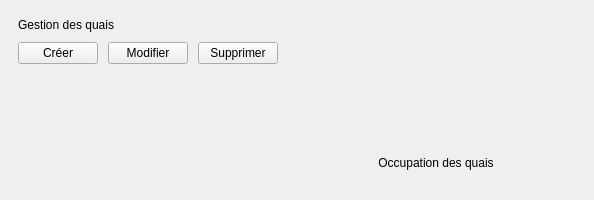
         <widget class="QFrame" name="actionsCard">
          <property name="minimumSize"><size><width>0</width><height>170</height></size></property>
          <property name="frameShape"><enum>QFrame::NoFrame</enum></property>
          <layout class="QHBoxLayout" name="actionsCardLayout" stretch="1,0">
           <property name="spacing"><number>18</number></property>
           <property name="leftMargin"><number>18</number></property>
           <property name="topMargin"><number>18</number></property>
           <property name="rightMargin"><number>18</number></property>
           <property name="bottomMargin"><number>18</number></property>
           <item>
            <layout class="QVBoxLayout" name="actionsLeftCol" stretch="0,0,1">
             <property name="spacing"><number>10</number></property>
             <item>
              <widget class="QLabel" name="sectionTitle">
               <property name="text"><string>Gestion des quais</string></property>
              </widget>
             </item>
             <item>
              <layout class="QHBoxLayout" name="btnRow">
               <property name="spacing"><number>10</number></property>
               <item>
                <widget class="QPushButton" name="btnCreate">
                 <property name="text"><string>Créer</string></property>
                 <property name="cursor"><cursorShape>PointingHandCursor</cursorShape></property>
                </widget>
               </item>
               <item>
                <widget class="QPushButton" name="btnUpdate">
                 <property name="text"><string>Modifier</string></property>
                 <property name="cursor"><cursorShape>PointingHandCursor</cursorShape></property>
                </widget>
               </item>
               <item>
                <widget class="QPushButton" name="btnDelete">
                 <property name="text"><string>Supprimer</string></property>
                 <property name="cursor"><cursorShape>PointingHandCursor</cursorShape></property>
                </widget>
               </item>
               <item>
                <spacer name="btnRowSpacer">
                 <property name="orientation"><enum>Qt::Horizontal</enum></property>
                 <property name="sizeHint" stdset="0"><size><width>0</width><height>0</height></size></property>
                </spacer>
               </item>
              </layout>
             </item>
             <item>
              <spacer name="actionsLeftStretch">
               <property name="orientation"><enum>Qt::Vertical</enum></property>
               <property name="sizeHint" stdset="0"><size><width>0</width><height>0</height></size></property>
              </spacer>
             </item>
            </layout>
           </item>
           <item>
            <widget class="QFrame" name="mapBox">
             <property name="minimumSize"><size><width>280</width><height>0</height></size></property>
             <property name="frameShape"><enum>QFrame::NoFrame</enum></property>
             <layout class="QVBoxLayout" name="mapBoxLayout">
              <property name="leftMargin"><number>12</number></property>
              <property name="topMargin"><number>12</number></property>
              <property name="rightMargin"><number>12</number></property>
              <property name="bottomMargin"><number>12</number></property>
              <item>
               <widget class="MiniMapWidget" name="mapPreview">
                <property name="minimumSize"><size><width>0</width><height>120</height></size></property>
               </widget>
              </item>
              <item>
               <widget class="QLabel" name="mapCaption">
                <property name="text"><string>Occupation des quais</string></property>
                <property name="alignment"><set>Qt::AlignCenter</set></property>
               </widget>
              </item>
             </layout>
            </widget>
           </item>
          </layout>
         </widget>
